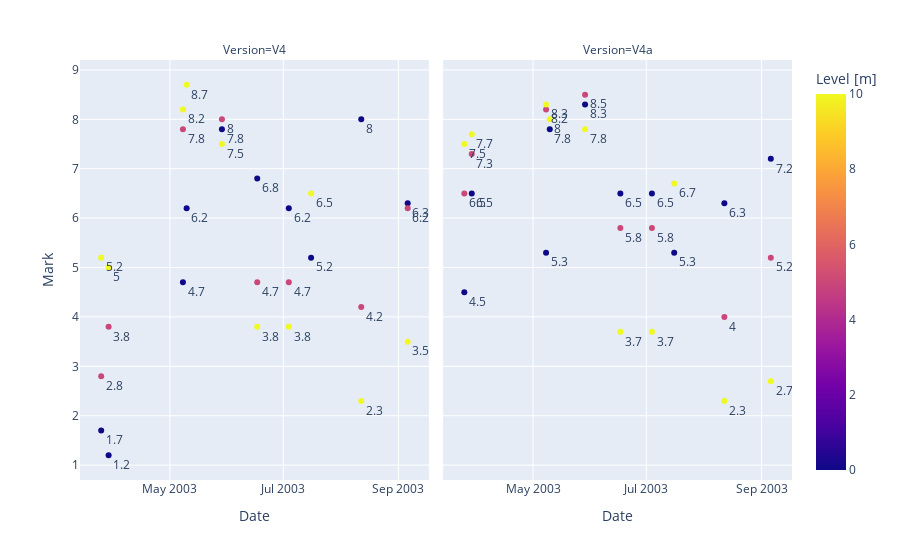

This figure's notebook cell:
### Code cell
#create trial plot with plotly, where scale in range from 0 to 10 showed mark obtained by the version of model and for each version in separated plot
fig = px.scatter(df,x = 'Date',y = 'Mark', color= 'Level [m]', facet_col = 'Version', text= 'Mark')
fig.update_traces(textposition = "bottom right")
fig.show()

### Figure 1 — Plotly figure (JSON) as saved in the notebook; plotly's stock layout.template omitted (floating-point values rounded to 4 significant figures)
{"data": [{"hovertemplate": "Version=V4<br>Date=%{x}<br>Mark=%{text}<br>Level [m]=%{marker.color}<extra></extra>", "legendgroup": "", "marker": {"color": [0, 5, 10, 0, 5, 10, 0, 5, 10, 0, 5, 10, 0, 5, 10, 0, 5, 10, 0, 5, 10, 0, 5, 10, 0, 5, 10, 0, 5, 10], "coloraxis": "coloraxis", "symbol": "circle"}, "mode": "markers+text", "name": "", "orientation": "v", "showlegend": false, "text": [1.7, 2.8, 5.2, 1.2, 3.8, 5, 4.7, 7.8, 8.2, 6.2, null, 8.7, 7.8, 8, 7.5, 6.8, 4.7, 3.8, 6.2, 4.7, 3.8, 5.2, null, 6.5, 8, 4.2, 2.3, 6.3, 6.2, 3.5], "textposition": "bottom right", "type": "scatter", "x": ["2003-03-25T00:00:00", "2003-03-25T00:00:00", "2003-03-25T00:00:00", "2003-03-29T00:00:00", "2003-03-29T00:00:00", "2003-03-29T00:00:00", "2003-05-08T00:00:00", "2003-05-08T00:00:00", "2003-05-08T00:00:00", "2003-05-10T00:00:00", "2003-05-10T00:00:00", "2003-05-10T00:00:00", "2003-05-29T00:00:00", "2003-05-29T00:00:00", "2003-05-29T00:00:00", "2003-06-17T00:00:00", "2003-06-17T00:00:00", "2003-06-17T00:00:00", "2003-07-04T00:00:00", "2003-07-04T00:00:00", "2003-07-04T00:00:00", "2003-07-16T00:00:00", "2003-07-16T00:00:00", "2003-07-16T00:00:00", "2003-08-12T00:00:00", "2003-08-12T00:00:00", "2003-08-12T00:00:00", "2003-09-06T00:00:00", "2003-09-06T00:00:00", "2003-09-06T00:00:00"], "xaxis": "x", "y": [1.7, 2.8, 5.2, 1.2, 3.8, 5, 4.7, 7.8, 8.2, 6.2, null, 8.7, 7.8, 8, 7.5, 6.8, 4.7, 3.8, 6.2, 4.7, 3.8, 5.2, null, 6.5, 8, 4.2, 2.3, 6.3, 6.2, 3.5], "yaxis": "y"}, {"hovertemplate": "Version=V4a<br>Date=%{x}<br>Mark=%{text}<br>Level [m]=%{marker.color}<extra></extra>", "legendgroup": "", "marker": {"color": [0, 5, 10, 0, 5, 10, 0, 5, 10, 0, 5, 10, 0, 5, 10, 0, 5, 10, 0, 5, 10, 0, 5, 10, 0, 5, 10, 0, 5, 10], "coloraxis": "coloraxis", "symbol": "circle"}, "mode": "markers+text", "name": "", "orientation": "v", "showlegend": false, "text": [4.5, 6.5, 7.5, 6.5, 7.3, 7.7, 5.3, 8.2, 8.3, 7.8, null, 8, 8.3, 8.5, 7.8, 6.5, 5.8, 3.7, 6.5, 5.8, 3.7, 5.3, null, 6.7, 6.3, 4, 2.3, 7.2, 5.2, 2.7], "textposition": "bottom right", "type": "scatter", "x": ["2003-03-25T00:00:00", "2003-03-25T00:00:00", "2003-03-25T00:00:00", "2003-03-29T00:00:00", "2003-03-29T00:00:00", "2003-03-29T00:00:00", "2003-05-08T00:00:00", "2003-05-08T00:00:00", "2003-05-08T00:00:00", "2003-05-10T00:00:00", "2003-05-10T00:00:00", "2003-05-10T00:00:00", "2003-05-29T00:00:00", "2003-05-29T00:00:00", "2003-05-29T00:00:00", "2003-06-17T00:00:00", "2003-06-17T00:00:00", "2003-06-17T00:00:00", "2003-07-04T00:00:00", "2003-07-04T00:00:00", "2003-07-04T00:00:00", "2003-07-16T00:00:00", "2003-07-16T00:00:00", "2003-07-16T00:00:00", "2003-08-12T00:00:00", "2003-08-12T00:00:00", "2003-08-12T00:00:00", "2003-09-06T00:00:00", "2003-09-06T00:00:00", "2003-09-06T00:00:00"], "xaxis": "x2", "y": [4.5, 6.5, 7.5, 6.5, 7.3, 7.7, 5.3, 8.2, 8.3, 7.8, null, 8, 8.3, 8.5, 7.8, 6.5, 5.8, 3.7, 6.5, 5.8, 3.7, 5.3, null, 6.7, 6.3, 4, 2.3, 7.2, 5.2, 2.7], "yaxis": "y2"}], "layout": {"annotations": [{"font": {}, "showarrow": false, "text": "Version=V4", "x": 0.245, "xanchor": "center", "xref": "paper", "y": 1, "yanchor": "bottom", "yref": "paper"}, {"font": {}, "showarrow": false, "text": "Version=V4a", "x": 0.755, "xanchor": "center", "xref": "paper", "y": 1, "yanchor": "bottom", "yref": "paper"}], "coloraxis": {"colorbar": {"title": {"text": "Level [m]"}}, "colorscale": [[0, "#0d0887"], [0.1111, "#46039f"], [0.2222, "#7201a8"], [0.3333, "#9c179e"], [0.4444, "#bd3786"], [0.5556, "#d8576b"], [0.6667, "#ed7953"], [0.7778, "#fb9f3a"], [0.8889, "#fdca26"], [1, "#f0f921"]]}, "legend": {"tracegroupgap": 0}, "margin": {"t": 60}, "xaxis": {"anchor": "y", "domain": [0, 0.49], "title": {"text": "Date"}}, "xaxis2": {"anchor": "y2", "domain": [0.51, 1], "matches": "x", "title": {"text": "Date"}}, "yaxis": {"anchor": "x", "domain": [0, 1], "title": {"text": "Mark"}}, "yaxis2": {"anchor": "x2", "domain": [0, 1], "matches": "y", "showticklabels": false}}}
